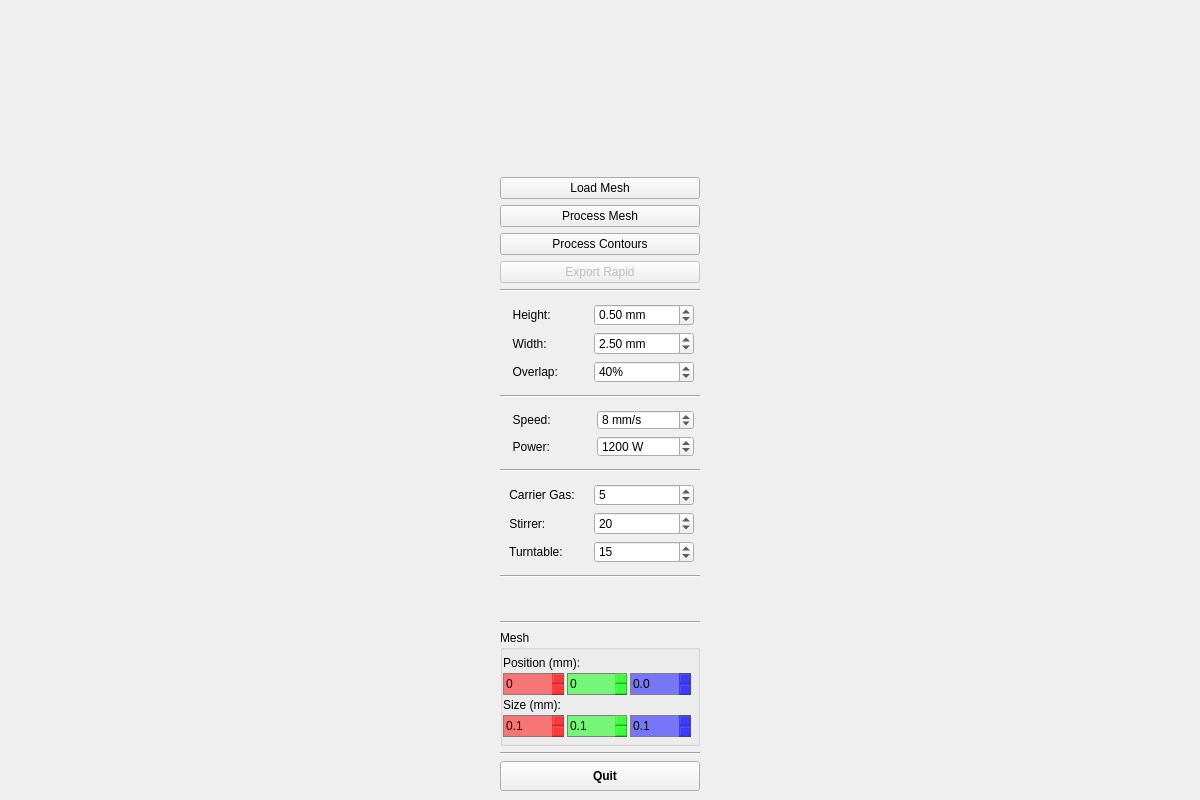
<?xml version="1.0" encoding="UTF-8"?>
<ui version="4.0">
 <class>MainWindow</class>
 <widget class="QMainWindow" name="MainWindow">
  <property name="geometry">
   <rect>
    <x>0</x>
    <y>0</y>
    <width>1200</width>
    <height>800</height>
   </rect>
  </property>
  <property name="sizePolicy">
   <sizepolicy hsizetype="Preferred" vsizetype="Preferred">
    <horstretch>0</horstretch>
    <verstretch>0</verstretch>
   </sizepolicy>
  </property>
  <property name="minimumSize">
   <size>
    <width>0</width>
    <height>0</height>
   </size>
  </property>
  <property name="baseSize">
   <size>
    <width>0</width>
    <height>0</height>
   </size>
  </property>
  <property name="font">
   <font>
    <pointsize>9</pointsize>
    <weight>75</weight>
    <bold>true</bold>
   </font>
  </property>
  <property name="windowTitle">
   <string>LMD</string>
  </property>
  <property name="windowIcon">
   <iconset>
    <normaloff>logo.jpg</normaloff>logo.jpg</iconset>
  </property>
  <property name="autoFillBackground">
   <bool>false</bool>
  </property>
  <property name="tabShape">
   <enum>QTabWidget::Rounded</enum>
  </property>
  <property name="dockNestingEnabled">
   <bool>false</bool>
  </property>
  <property name="unifiedTitleAndToolBarOnMac">
   <bool>false</bool>
  </property>
  <widget class="QWidget" name="centralwidget">
   <property name="font">
    <font>
     <pointsize>9</pointsize>
     <weight>75</weight>
     <italic>false</italic>
     <bold>true</bold>
    </font>
   </property>
   <layout class="QGridLayout" name="gridLayout">
    <item row="12" column="1">
     <widget class="Line" name="line_2">
      <property name="orientation">
       <enum>Qt::Horizontal</enum>
      </property>
     </widget>
    </item>
    <item row="15" column="1">
     <widget class="Line" name="line">
      <property name="orientation">
       <enum>Qt::Horizontal</enum>
      </property>
     </widget>
    </item>
    <item row="21" column="1" rowspan="2">
     <layout class="QFormLayout" name="flPowder">
      <property name="fieldGrowthPolicy">
       <enum>QFormLayout::AllNonFixedFieldsGrow</enum>
      </property>
      <property name="margin">
       <number>6</number>
      </property>
      <item row="0" column="1">
       <widget class="QDoubleSpinBox" name="sbCarrier">
        <property name="minimumSize">
         <size>
          <width>0</width>
          <height>20</height>
         </size>
        </property>
        <property name="font">
         <font>
          <weight>50</weight>
          <bold>false</bold>
         </font>
        </property>
        <property name="decimals">
         <number>0</number>
        </property>
        <property name="maximum">
         <double>10.000000000000000</double>
        </property>
        <property name="value">
         <double>5.000000000000000</double>
        </property>
       </widget>
      </item>
      <item row="1" column="0">
       <widget class="QLabel" name="lblStirrer">
        <property name="font">
         <font>
          <weight>50</weight>
          <bold>false</bold>
         </font>
        </property>
        <property name="text">
         <string> Stirrer:   </string>
        </property>
       </widget>
      </item>
      <item row="1" column="1">
       <widget class="QDoubleSpinBox" name="sbStirrer">
        <property name="minimumSize">
         <size>
          <width>0</width>
          <height>20</height>
         </size>
        </property>
        <property name="font">
         <font>
          <weight>50</weight>
          <bold>false</bold>
         </font>
        </property>
        <property name="decimals">
         <number>0</number>
        </property>
        <property name="maximum">
         <double>50.000000000000000</double>
        </property>
        <property name="value">
         <double>20.000000000000000</double>
        </property>
       </widget>
      </item>
      <item row="2" column="0">
       <widget class="QLabel" name="lblTurntable">
        <property name="font">
         <font>
          <weight>50</weight>
          <bold>false</bold>
         </font>
        </property>
        <property name="text">
         <string> Turntable:   </string>
        </property>
       </widget>
      </item>
      <item row="2" column="1">
       <widget class="QDoubleSpinBox" name="sbTurntable">
        <property name="minimumSize">
         <size>
          <width>0</width>
          <height>20</height>
         </size>
        </property>
        <property name="font">
         <font>
          <weight>50</weight>
          <bold>false</bold>
         </font>
        </property>
        <property name="decimals">
         <number>0</number>
        </property>
        <property name="maximum">
         <double>50.000000000000000</double>
        </property>
        <property name="value">
         <double>15.000000000000000</double>
        </property>
       </widget>
      </item>
      <item row="0" column="0">
       <widget class="QLabel" name="lblCarrier">
        <property name="font">
         <font>
          <weight>50</weight>
          <bold>false</bold>
         </font>
        </property>
        <property name="text">
         <string> Carrier Gas:    </string>
        </property>
       </widget>
      </item>
     </layout>
    </item>
    <item row="28" column="1">
     <widget class="Line" name="line_4">
      <property name="orientation">
       <enum>Qt::Horizontal</enum>
      </property>
     </widget>
    </item>
    <item row="0" column="0" rowspan="34">
     <layout class="QHBoxLayout" name="boxPlot">
      <property name="spacing">
       <number>0</number>
      </property>
     </layout>
    </item>
    <item row="20" column="1">
     <widget class="Line" name="line_3">
      <property name="orientation">
       <enum>Qt::Horizontal</enum>
      </property>
     </widget>
    </item>
    <item row="25" column="1" rowspan="3">
     <spacer name="verticalSpacer">
      <property name="orientation">
       <enum>Qt::Vertical</enum>
      </property>
      <property name="sizeHint" stdset="0">
       <size>
        <width>20</width>
        <height>40</height>
       </size>
      </property>
     </spacer>
    </item>
    <item row="32" column="1">
     <widget class="Line" name="line_5">
      <property name="orientation">
       <enum>Qt::Horizontal</enum>
      </property>
     </widget>
    </item>
    <item row="13" column="1" rowspan="2">
     <layout class="QFormLayout" name="flGeometry">
      <property name="fieldGrowthPolicy">
       <enum>QFormLayout::AllNonFixedFieldsGrow</enum>
      </property>
      <property name="margin">
       <number>6</number>
      </property>
      <item row="0" column="0">
       <widget class="QLabel" name="lblHeight">
        <property name="font">
         <font>
          <weight>50</weight>
          <bold>false</bold>
         </font>
        </property>
        <property name="text">
         <string>  Height:           </string>
        </property>
       </widget>
      </item>
      <item row="0" column="1">
       <widget class="QDoubleSpinBox" name="sbHeight">
        <property name="minimumSize">
         <size>
          <width>0</width>
          <height>20</height>
         </size>
        </property>
        <property name="font">
         <font>
          <weight>50</weight>
          <bold>false</bold>
         </font>
        </property>
        <property name="suffix">
         <string> mm</string>
        </property>
        <property name="maximum">
         <double>100.000000000000000</double>
        </property>
        <property name="singleStep">
         <double>0.100000000000000</double>
        </property>
        <property name="value">
         <double>0.500000000000000</double>
        </property>
       </widget>
      </item>
      <item row="1" column="0">
       <widget class="QLabel" name="lblWidth">
        <property name="font">
         <font>
          <weight>50</weight>
          <bold>false</bold>
         </font>
        </property>
        <property name="text">
         <string>  Width:   </string>
        </property>
       </widget>
      </item>
      <item row="1" column="1">
       <widget class="QDoubleSpinBox" name="sbWidth">
        <property name="minimumSize">
         <size>
          <width>0</width>
          <height>20</height>
         </size>
        </property>
        <property name="font">
         <font>
          <weight>50</weight>
          <bold>false</bold>
         </font>
        </property>
        <property name="suffix">
         <string> mm</string>
        </property>
        <property name="maximum">
         <double>100.000000000000000</double>
        </property>
        <property name="singleStep">
         <double>0.100000000000000</double>
        </property>
        <property name="value">
         <double>2.500000000000000</double>
        </property>
       </widget>
      </item>
      <item row="2" column="0">
       <widget class="QLabel" name="lblOverlap">
        <property name="font">
         <font>
          <weight>50</weight>
          <bold>false</bold>
         </font>
        </property>
        <property name="text">
         <string>  Overlap:   </string>
        </property>
       </widget>
      </item>
      <item row="2" column="1">
       <widget class="QDoubleSpinBox" name="sbOverlap">
        <property name="minimumSize">
         <size>
          <width>0</width>
          <height>20</height>
         </size>
        </property>
        <property name="font">
         <font>
          <weight>50</weight>
          <bold>false</bold>
         </font>
        </property>
        <property name="suffix">
         <string>%</string>
        </property>
        <property name="decimals">
         <number>0</number>
        </property>
        <property name="maximum">
         <double>100.000000000000000</double>
        </property>
        <property name="singleStep">
         <double>5.000000000000000</double>
        </property>
        <property name="value">
         <double>40.000000000000000</double>
        </property>
       </widget>
      </item>
     </layout>
    </item>
    <item row="33" column="1">
     <widget class="QPushButton" name="btnQuit">
      <property name="enabled">
       <bool>true</bool>
      </property>
      <property name="sizePolicy">
       <sizepolicy hsizetype="Minimum" vsizetype="Fixed">
        <horstretch>0</horstretch>
        <verstretch>0</verstretch>
       </sizepolicy>
      </property>
      <property name="minimumSize">
       <size>
        <width>200</width>
        <height>30</height>
       </size>
      </property>
      <property name="maximumSize">
       <size>
        <width>200</width>
        <height>16777215</height>
       </size>
      </property>
      <property name="font">
       <font>
        <pointsize>9</pointsize>
        <weight>75</weight>
        <bold>true</bold>
       </font>
      </property>
      <property name="autoFillBackground">
       <bool>false</bool>
      </property>
      <property name="text">
       <string>   Quit</string>
      </property>
      <property name="icon">
       <iconset theme="application-exit">
        <normaloff/>
       </iconset>
      </property>
      <property name="flat">
       <bool>false</bool>
      </property>
     </widget>
    </item>
    <item row="11" column="1">
     <widget class="QPushButton" name="btnSaveRapid">
      <property name="enabled">
       <bool>false</bool>
      </property>
      <property name="minimumSize">
       <size>
        <width>200</width>
        <height>0</height>
       </size>
      </property>
      <property name="maximumSize">
       <size>
        <width>200</width>
        <height>16777215</height>
       </size>
      </property>
      <property name="font">
       <font>
        <weight>50</weight>
        <italic>false</italic>
        <bold>false</bold>
       </font>
      </property>
      <property name="text">
       <string>Export Rapid</string>
      </property>
     </widget>
    </item>
    <item row="16" column="1" rowspan="4">
     <layout class="QFormLayout" name="flLaser">
      <property name="margin">
       <number>6</number>
      </property>
      <item row="0" column="0">
       <widget class="QLabel" name="lblSpeed">
        <property name="font">
         <font>
          <weight>50</weight>
          <bold>false</bold>
         </font>
        </property>
        <property name="text">
         <string>  Speed:            </string>
        </property>
       </widget>
      </item>
      <item row="0" column="1">
       <widget class="QDoubleSpinBox" name="sbSpeed">
        <property name="minimumSize">
         <size>
          <width>0</width>
          <height>20</height>
         </size>
        </property>
        <property name="font">
         <font>
          <weight>50</weight>
          <bold>false</bold>
         </font>
        </property>
        <property name="suffix">
         <string> mm/s</string>
        </property>
        <property name="decimals">
         <number>0</number>
        </property>
        <property name="maximum">
         <double>100.000000000000000</double>
        </property>
        <property name="value">
         <double>8.000000000000000</double>
        </property>
       </widget>
      </item>
      <item row="1" column="0">
       <widget class="QLabel" name="lblPower">
        <property name="font">
         <font>
          <weight>50</weight>
          <bold>false</bold>
         </font>
        </property>
        <property name="text">
         <string>  Power:</string>
        </property>
       </widget>
      </item>
      <item row="1" column="1">
       <widget class="QDoubleSpinBox" name="sbPower">
        <property name="minimumSize">
         <size>
          <width>0</width>
          <height>20</height>
         </size>
        </property>
        <property name="font">
         <font>
          <weight>50</weight>
          <bold>false</bold>
         </font>
        </property>
        <property name="suffix">
         <string> W</string>
        </property>
        <property name="decimals">
         <number>0</number>
        </property>
        <property name="maximum">
         <double>3500.000000000000000</double>
        </property>
        <property name="singleStep">
         <double>10.000000000000000</double>
        </property>
        <property name="value">
         <double>1200.000000000000000</double>
        </property>
       </widget>
      </item>
     </layout>
    </item>
    <item row="29" column="1" rowspan="3">
     <widget class="QGroupBox" name="groupBox">
      <property name="font">
       <font>
        <pointsize>9</pointsize>
        <weight>50</weight>
        <bold>false</bold>
       </font>
      </property>
      <property name="title">
       <string>Mesh</string>
      </property>
      <layout class="QVBoxLayout" name="verticalLayout_2">
       <property name="spacing">
        <number>3</number>
       </property>
       <property name="leftMargin">
        <number>0</number>
       </property>
       <property name="topMargin">
        <number>6</number>
       </property>
       <property name="rightMargin">
        <number>6</number>
       </property>
       <property name="bottomMargin">
        <number>6</number>
       </property>
       <item>
        <widget class="QLabel" name="lblPosition">
         <property name="font">
          <font>
           <pointsize>9</pointsize>
          </font>
         </property>
         <property name="text">
          <string>Position (mm):</string>
         </property>
        </widget>
       </item>
       <item>
        <layout class="QGridLayout" name="glPosition" rowstretch="0">
         <property name="spacing">
          <number>3</number>
         </property>
         <item row="0" column="0">
          <widget class="QDoubleSpinBox" name="sbPositionX">
           <property name="minimumSize">
            <size>
             <width>0</width>
             <height>22</height>
            </size>
           </property>
           <property name="font">
            <font>
             <weight>50</weight>
             <bold>false</bold>
            </font>
           </property>
           <property name="autoFillBackground">
            <bool>false</bool>
           </property>
           <property name="styleSheet">
            <string notr="true">background-color: rgba(255, 0, 0, 128);
border: 1px solid gray;
</string>
           </property>
           <property name="frame">
            <bool>false</bool>
           </property>
           <property name="decimals">
            <number>0</number>
           </property>
           <property name="maximum">
            <double>1000.000000000000000</double>
           </property>
           <property name="singleStep">
            <double>5.000000000000000</double>
           </property>
          </widget>
         </item>
         <item row="0" column="1">
          <widget class="QDoubleSpinBox" name="sbPositionY">
           <property name="minimumSize">
            <size>
             <width>0</width>
             <height>22</height>
            </size>
           </property>
           <property name="font">
            <font>
             <weight>50</weight>
             <bold>false</bold>
            </font>
           </property>
           <property name="autoFillBackground">
            <bool>false</bool>
           </property>
           <property name="styleSheet">
            <string notr="true">background-color: rgba(0, 255, 0, 128);
border: 1px solid gray;</string>
           </property>
           <property name="wrapping">
            <bool>false</bool>
           </property>
           <property name="frame">
            <bool>false</bool>
           </property>
           <property name="buttonSymbols">
            <enum>QAbstractSpinBox::UpDownArrows</enum>
           </property>
           <property name="accelerated">
            <bool>false</bool>
           </property>
           <property name="decimals">
            <number>0</number>
           </property>
           <property name="maximum">
            <double>1000.000000000000000</double>
           </property>
           <property name="singleStep">
            <double>5.000000000000000</double>
           </property>
          </widget>
         </item>
         <item row="0" column="2">
          <widget class="QDoubleSpinBox" name="sbPositionZ">
           <property name="minimumSize">
            <size>
             <width>0</width>
             <height>22</height>
            </size>
           </property>
           <property name="font">
            <font>
             <weight>50</weight>
             <bold>false</bold>
            </font>
           </property>
           <property name="autoFillBackground">
            <bool>false</bool>
           </property>
           <property name="styleSheet">
            <string notr="true">background-color: rgba(0, 0, 255, 128);
border: 1px solid gray;</string>
           </property>
           <property name="frame">
            <bool>false</bool>
           </property>
           <property name="decimals">
            <number>1</number>
           </property>
           <property name="maximum">
            <double>1000.000000000000000</double>
           </property>
           <property name="singleStep">
            <double>5.000000000000000</double>
           </property>
          </widget>
         </item>
        </layout>
       </item>
       <item>
        <widget class="QLabel" name="lblSize">
         <property name="font">
          <font>
           <pointsize>9</pointsize>
          </font>
         </property>
         <property name="text">
          <string>Size (mm):</string>
         </property>
        </widget>
       </item>
       <item>
        <layout class="QGridLayout" name="glSize" rowstretch="0">
         <property name="spacing">
          <number>3</number>
         </property>
         <item row="0" column="0">
          <widget class="QDoubleSpinBox" name="sbSizeX">
           <property name="minimumSize">
            <size>
             <width>0</width>
             <height>22</height>
            </size>
           </property>
           <property name="font">
            <font>
             <weight>50</weight>
             <bold>false</bold>
            </font>
           </property>
           <property name="autoFillBackground">
            <bool>false</bool>
           </property>
           <property name="styleSheet">
            <string notr="true">background-color: rgba(255, 0, 0, 128);
border: 1px solid gray;
</string>
           </property>
           <property name="frame">
            <bool>false</bool>
           </property>
           <property name="decimals">
            <number>1</number>
           </property>
           <property name="minimum">
            <double>0.100000000000000</double>
           </property>
           <property name="maximum">
            <double>1000.000000000000000</double>
           </property>
           <property name="singleStep">
            <double>10.000000000000000</double>
           </property>
          </widget>
         </item>
         <item row="0" column="1">
          <widget class="QDoubleSpinBox" name="sbSizeY">
           <property name="minimumSize">
            <size>
             <width>0</width>
             <height>22</height>
            </size>
           </property>
           <property name="font">
            <font>
             <weight>50</weight>
             <bold>false</bold>
            </font>
           </property>
           <property name="autoFillBackground">
            <bool>false</bool>
           </property>
           <property name="styleSheet">
            <string notr="true">background-color: rgba(0, 255, 0, 128);
border: 1px solid gray;</string>
           </property>
           <property name="wrapping">
            <bool>false</bool>
           </property>
           <property name="frame">
            <bool>false</bool>
           </property>
           <property name="buttonSymbols">
            <enum>QAbstractSpinBox::UpDownArrows</enum>
           </property>
           <property name="accelerated">
            <bool>false</bool>
           </property>
           <property name="decimals">
            <number>1</number>
           </property>
           <property name="minimum">
            <double>0.100000000000000</double>
           </property>
           <property name="maximum">
            <double>1000.000000000000000</double>
           </property>
           <property name="singleStep">
            <double>10.000000000000000</double>
           </property>
           <property name="value">
            <double>0.100000000000000</double>
           </property>
          </widget>
         </item>
         <item row="0" column="2">
          <widget class="QDoubleSpinBox" name="sbSizeZ">
           <property name="minimumSize">
            <size>
             <width>0</width>
             <height>22</height>
            </size>
           </property>
           <property name="font">
            <font>
             <weight>50</weight>
             <bold>false</bold>
            </font>
           </property>
           <property name="autoFillBackground">
            <bool>false</bool>
           </property>
           <property name="styleSheet">
            <string notr="true">background-color: rgba(0, 0, 255, 128);
border: 1px solid gray;</string>
           </property>
           <property name="frame">
            <bool>false</bool>
           </property>
           <property name="decimals">
            <number>1</number>
           </property>
           <property name="minimum">
            <double>0.100000000000000</double>
           </property>
           <property name="maximum">
            <double>1000.000000000000000</double>
           </property>
           <property name="singleStep">
            <double>10.000000000000000</double>
           </property>
          </widget>
         </item>
        </layout>
       </item>
      </layout>
     </widget>
    </item>
    <item row="1" column="1">
     <widget class="QLabel" name="lblLogo">
      <property name="minimumSize">
       <size>
        <width>120</width>
        <height>120</height>
       </size>
      </property>
      <property name="text">
       <string/>
      </property>
      <property name="pixmap">
       <pixmap>etna.png</pixmap>
      </property>
      <property name="alignment">
       <set>Qt::AlignCenter</set>
      </property>
     </widget>
    </item>
    <item row="23" column="1" rowspan="2">
     <widget class="Line" name="line_6">
      <property name="orientation">
       <enum>Qt::Horizontal</enum>
      </property>
     </widget>
    </item>
    <item row="10" column="1">
     <widget class="QPushButton" name="btnProcessContours">
      <property name="enabled">
       <bool>true</bool>
      </property>
      <property name="font">
       <font>
        <weight>50</weight>
        <bold>false</bold>
       </font>
      </property>
      <property name="text">
       <string>Process Contours</string>
      </property>
     </widget>
    </item>
    <item row="9" column="1">
     <widget class="QPushButton" name="btnProcessMesh">
      <property name="enabled">
       <bool>true</bool>
      </property>
      <property name="minimumSize">
       <size>
        <width>200</width>
        <height>0</height>
       </size>
      </property>
      <property name="maximumSize">
       <size>
        <width>200</width>
        <height>16777215</height>
       </size>
      </property>
      <property name="font">
       <font>
        <weight>50</weight>
        <bold>false</bold>
       </font>
      </property>
      <property name="text">
       <string>Process Mesh</string>
      </property>
     </widget>
    </item>
    <item row="8" column="1">
     <widget class="QPushButton" name="btnLoadMesh">
      <property name="minimumSize">
       <size>
        <width>200</width>
        <height>0</height>
       </size>
      </property>
      <property name="maximumSize">
       <size>
        <width>200</width>
        <height>16777215</height>
       </size>
      </property>
      <property name="font">
       <font>
        <weight>50</weight>
        <bold>false</bold>
       </font>
      </property>
      <property name="text">
       <string>Load Mesh</string>
      </property>
     </widget>
    </item>
   </layout>
  </widget>
 </widget>
 <resources/>
 <connections/>
</ui>
